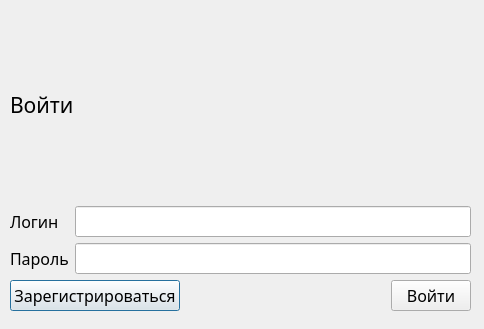
<?xml version="1.0" encoding="UTF-8"?>
<ui version="4.0">
 <class>Dialog</class>
 <widget class="QDialog" name="Dialog">
  <property name="geometry">
   <rect>
    <x>0</x>
    <y>0</y>
    <width>484</width>
    <height>329</height>
   </rect>
  </property>
  <property name="font">
   <font>
    <family>Verdana</family>
   </font>
  </property>
  <property name="windowTitle">
   <string>Dialog</string>
  </property>
  <widget class="QWidget" name="verticalLayoutWidget">
   <property name="geometry">
    <rect>
     <x>10</x>
     <y>10</y>
     <width>461</width>
     <height>301</height>
    </rect>
   </property>
   <property name="font">
    <font>
     <family>Noto Sans Light</family>
     <pointsize>12</pointsize>
    </font>
   </property>
   <layout class="QVBoxLayout" name="verticalLayout">
    <item>
     <widget class="QLabel" name="label">
      <property name="font">
       <font>
        <family>Noto Sans Light</family>
        <pointsize>16</pointsize>
       </font>
      </property>
      <property name="text">
       <string>Войти</string>
      </property>
     </widget>
    </item>
    <item>
     <layout class="QGridLayout" name="gridLayout">
      <item row="1" column="1">
       <widget class="QLineEdit" name="password_lineEdit">
        <property name="font">
         <font>
          <family>Noto Sans Light</family>
          <pointsize>12</pointsize>
         </font>
        </property>
       </widget>
      </item>
      <item row="0" column="1">
       <widget class="QLineEdit" name="phone_lineEdit">
        <property name="font">
         <font>
          <family>Noto Sans Light</family>
          <pointsize>12</pointsize>
         </font>
        </property>
       </widget>
      </item>
      <item row="0" column="0">
       <widget class="QLabel" name="label_2">
        <property name="sizePolicy">
         <sizepolicy hsizetype="Preferred" vsizetype="Maximum">
          <horstretch>0</horstretch>
          <verstretch>0</verstretch>
         </sizepolicy>
        </property>
        <property name="font">
         <font>
          <family>Noto Sans Light</family>
          <pointsize>12</pointsize>
         </font>
        </property>
        <property name="text">
         <string>Логин</string>
        </property>
       </widget>
      </item>
      <item row="1" column="0">
       <widget class="QLabel" name="label_3">
        <property name="sizePolicy">
         <sizepolicy hsizetype="Preferred" vsizetype="Maximum">
          <horstretch>0</horstretch>
          <verstretch>0</verstretch>
         </sizepolicy>
        </property>
        <property name="font">
         <font>
          <family>Noto Sans Light</family>
          <pointsize>12</pointsize>
         </font>
        </property>
        <property name="text">
         <string>Пароль</string>
        </property>
       </widget>
      </item>
     </layout>
    </item>
    <item>
     <layout class="QHBoxLayout" name="horizontalLayout_2">
      <property name="sizeConstraint">
       <enum>QLayout::SetMinimumSize</enum>
      </property>
      <item>
       <widget class="QPushButton" name="sign_up_button">
        <property name="font">
         <font>
          <family>Noto Sans Light</family>
          <pointsize>12</pointsize>
         </font>
        </property>
        <property name="text">
         <string>Зарегистрироваться</string>
        </property>
       </widget>
      </item>
      <item>
       <spacer name="horizontalSpacer">
        <property name="orientation">
         <enum>Qt::Horizontal</enum>
        </property>
        <property name="sizeHint" stdset="0">
         <size>
          <width>40</width>
          <height>10</height>
         </size>
        </property>
       </spacer>
      </item>
      <item>
       <widget class="QPushButton" name="sign_in_button">
        <property name="font">
         <font>
          <family>Noto Sans Light</family>
          <pointsize>12</pointsize>
         </font>
        </property>
        <property name="text">
         <string>Войти</string>
        </property>
       </widget>
      </item>
     </layout>
    </item>
   </layout>
  </widget>
 </widget>
 <resources/>
 <connections/>
</ui>
